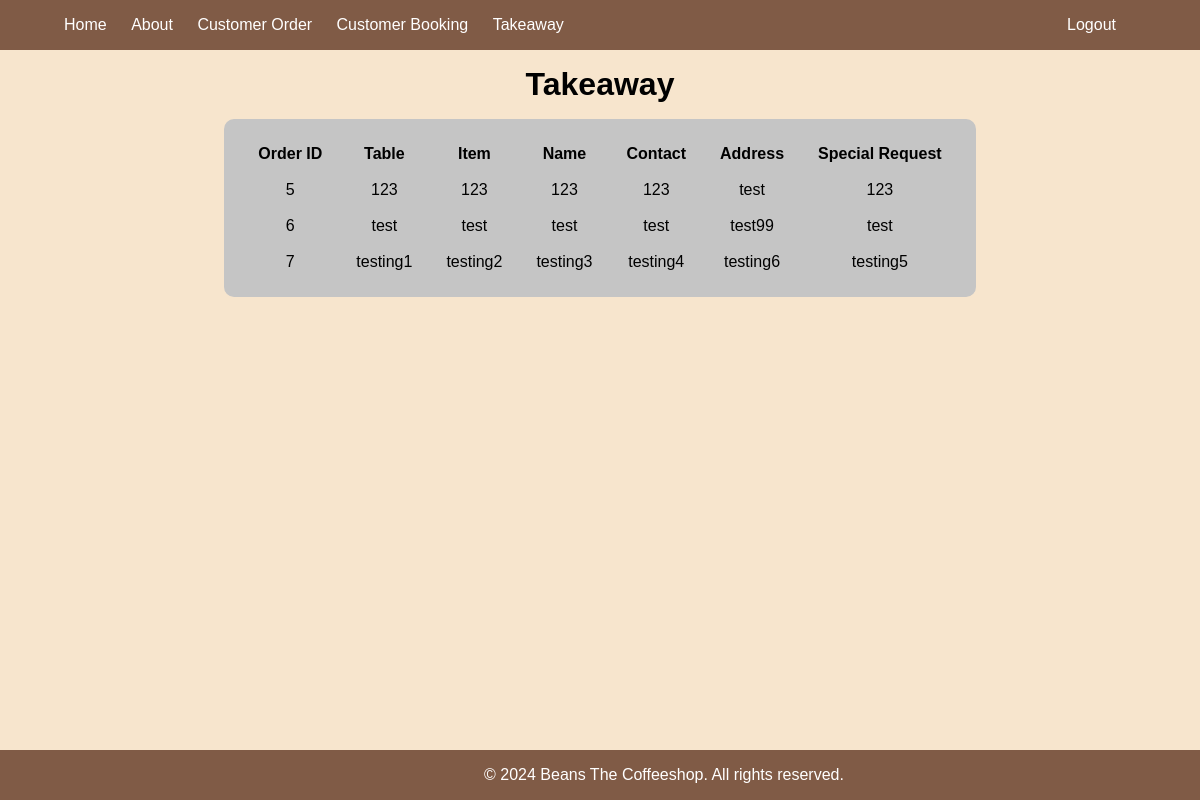
The app's page /php/Delivery.php with its own data.
### tables this page shows
CREATE TABLE IF NOT EXISTS `orders` (
  `id` int(11) NOT NULL AUTO_INCREMENT,
  `table` varchar(255) DEFAULT NULL,
  `item` varchar(255) DEFAULT NULL,
  `name` varchar(255) DEFAULT NULL,
  `contact` varchar(255) NOT NULL,
  `special_request` text DEFAULT NULL,
  `address` varchar(50) DEFAULT NULL,
  `takeaway` int(11) DEFAULT 0,
  `created_at` timestamp NULL DEFAULT current_timestamp(),
  PRIMARY KEY (`id`)
);

### php/Delivery.php (the view, shortened to what this page needs)
<!DOCTYPE html>
<html lang="en">
<head>
    <link rel="stylesheet" href="../css/style.css">
</head>
<body>
    <nav>
        <ul>
            <a href="../index.php"><li>Home</li></a>
            <a href="./About.php"><li>About</li></a>
            <a href="./Customer_order.php"><li>Customer Order</li></a>
            <a href="./Customer_booking.php"><li>Customer Booking</li></a>
            <a href="./Takeaway.php"><li>Takeaway</li></a>
            <a href="./Logout.php"><li class=login>Logout</li></a>
        </ul>
    </nav>
    <div >
    <h1 class="pt1 pb1">Takeaway</h1>
        <div class="admintable">
        <?php
            require("./database.php");
            $query = "SELECT * FROM orders where takeaway = 1";
            $result = $db_connection->query($query);
            if ($result) {
                if ($result->num_rows > 0) {
                    echo "<table  class='orders-table' border='1'>";
                    echo "<tr class='table-head'><th>Order ID</th><th>Table</th><th>Item</th><th>Name</th><th>Contact</th><th>Address</th><th>Special Request</th></tr>";
                    while ($row = $result->fetch_assoc()) {
                        echo "<tr>";
                        echo "<td class='text-wrap' data-label='Order ID'>".$row["id"]."</td>";
                        echo "<td class='text-wrap' data-label='Table'>".$row["table"]."</td>";
                        echo "<td class='text-wrap' data-label='Item'>".$row["item"]."</td>";
                        echo "<td class='text-wrap' data-label='Name'>".$row["name"]."</td>";
                        echo "<td class='text-wrap' data-label='Contact'>".$row["contact"]."</td>";
                        echo "<td class='text-wrap' data-label='Address'>".$row["address"]."</td>";
                        echo "<td data-label='Special Request'>".$row["special_request"]."</td>";
                        echo "</tr>";
                    }
                    echo "</table>";
                } else {
                    echo "No Orders found.";
                }
            } else {
                echo "Error: " . $db_connection->error;
            }
        ?>
        </div>
    </div>
    <footer class="text-center" style="position: fixed;">
        &copy; 2024 Beans The Coffeeshop. All rights reserved.
    </footer>
</body>
</html>

### css/style.css (style rules this page uses)
body, h1, h2, p, ul, li { margin: 0; padding: 0; box-sizing: border-box; }
body { font-family: 'Arial', sans-serif; background-color: #f1cc9e81; }
nav { background-color: #805b46; color: #fff; padding: 1rem 4rem; }
ul { list-style-type: none; }
li { display: inline-block; margin-right: 20px; }
a { text-decoration: none; color: #ffffff; transition: color 0.3s ease; }
li.login { float: right; }
.pt1 { padding-top: 1rem; }
.pb1 { padding-bottom: 1rem; }
.text-center { text-align: center; }
h1 { text-align: center; }
.text-wrap { text-wrap: nowrap; }
table, table td, table th, table tr { border: none; text-align: center; }
table { padding: 1rem; background-color: #c5c5c5; border-radius: 10px; }
table td, table th { padding: 0.5rem 1rem; }
.admintable { display: flex; justify-content: center; }
footer { background-color:#805b46; bottom: 0; width: 100%; color: #fff; padding: 1rem 4rem; }

### records on screen
orders: id "5", table "123", item "123", name "123", contact "123", address "test", special_request "123"
orders: id "6", table "test", item "test", name "test", contact "test", address "test99", special_request "test"
orders: id "7", table "testing1", item "testing2", name "testing3", contact "testing4", address "testing6", special_request "testing5"
